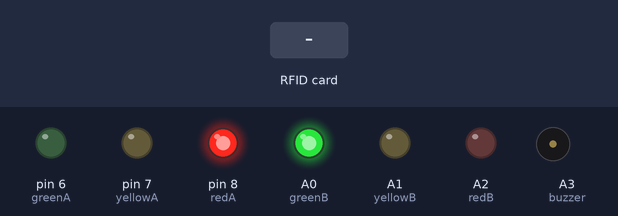
Recording of a sketch running on a simulated Arduino Uno, built with avr-gcc and run on an emulated ATmega328P. Shown: output pins drawn as LEDs (lit = HIGH), buzzer (waves = sounding, pin HIGH). The inputs (shaded band) are chosen by the test bench. Pins used as bus, display or sensor lines are not drawn; what the sketch prints to the serial monitor is not drawn.

Above: at 1.2 s.
1.3 s: RFID card 03 E2 F9 2E held to the reader
At 5.8 s:
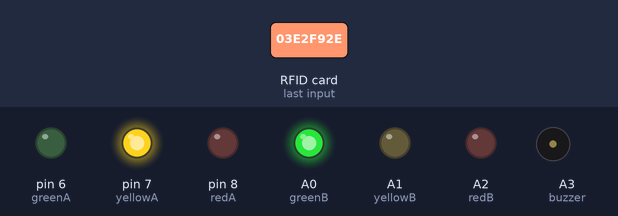
At 12.4 s:
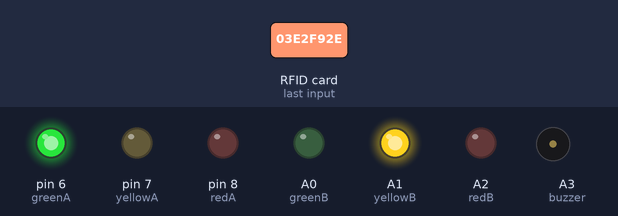
15.6 s: RFID card 03 E2 F9 2E held to the reader
At 21.7 s:
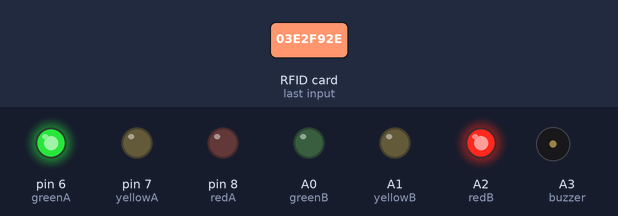
Timing chart, 0 to 39.0 s (numbered marks = the images above; inputs shaded):
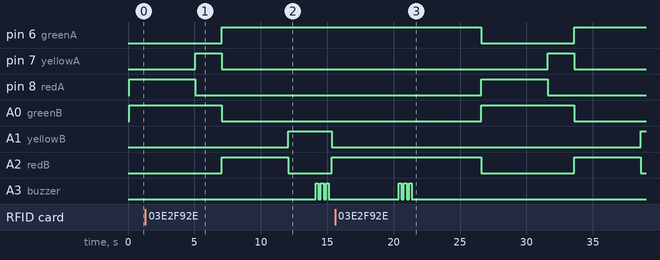

The sketch:

Traffic_AITM_Softmusk.ino
```cpp
#include <MFRC522.h>
#include <SPI.h>

// RFID Pins
#define SS_PIN 10
#define RST_PIN 9
MFRC522 rfid(SS_PIN, RST_PIN);
byte emergencyTag[4] = {0x3, 0xE2, 0xF9, 0x2E}; // Replace with actual UID

// Ultrasonic Lane A
#define trigA 2
#define echoA 3

// Ultrasonic Lane B
#define trigB 4
#define echoB 5

// Lane A LEDs
#define greenA 6
#define yellowA 7
#define redA 8

// Lane B LEDs
#define greenB A0
#define yellowB A1
#define redB A2

// Buzzer
#define buzzer A3

bool emergencyDetected = false;

void setup() {
  Serial.begin(9600);
  SPI.begin();
  rfid.PCD_Init();

  // Setup outputs
  pinMode(greenA, OUTPUT);
  pinMode(yellowA, OUTPUT);
  pinMode(redA, OUTPUT);
  pinMode(greenB, OUTPUT);
  pinMode(yellowB, OUTPUT);
  pinMode(redB, OUTPUT);
  pinMode(buzzer, OUTPUT);

  Serial.println("System Ready. Scan RFID to simulate emergency.");
}

void loop() {
  checkRFID();

  if (emergencyDetected) {
    Serial.println("Emergency Mode: Lane B GREEN priority.");
    buzz(3);
    setLights(false);  // Lane A RED
    setLights(true);   // Lane B GREEN
    delay(5000);
    emergencyDetected = false;
  } else {
    normalCycle();
  }
}

void checkRFID() {
  if (!rfid.PICC_IsNewCardPresent() || !rfid.PICC_ReadCardSerial())
    return;

  byte readUID[4];
  for (byte i = 0; i < 4; i++) {
    readUID[i] = rfid.uid.uidByte[i];
  }

  Serial.print("Scanned UID: ");
  for (byte i = 0; i < 4; i++) {
    Serial.print(readUID[i], HEX);
    Serial.print(" ");
  }
  Serial.println();

  if (memcmp(readUID, emergencyTag, 4) == 0) {
    Serial.println("✅ Emergency RFID detected.");
    emergencyDetected = true;
  } else {
    Serial.println("❌ Not an emergency tag.");
  }

  rfid.PICC_HaltA();
  rfid.PCD_StopCrypto1();
}

void normalCycle() {
  setLights(true);  // Lane A green
  setLights(false); // Lane B red
  delay(5000);

  yellowPhase(true);
  delay(2000);

  setLights(false); // Lane A red
  setLights(true);  // Lane B green
  delay(5000);

  yellowPhase(false);
  delay(2000);
}

void setLights(bool laneA) {
  if (laneA) {
    digitalWrite(greenA, HIGH);
    digitalWrite(yellowA, LOW);
    digitalWrite(redA, LOW);
    analogWrite(redB, 255);
    analogWrite(greenB, 0);
    analogWrite(yellowB, 0);
  } else {
    digitalWrite(greenA, LOW);
    digitalWrite(yellowA, LOW);
    digitalWrite(redA, HIGH);
    analogWrite(greenB, 255);
    analogWrite(yellowB, 0);
    analogWrite(redB, 0);
  }
}

void yellowPhase(bool laneA) {
  if (laneA) {
    digitalWrite(greenA, LOW);
    digitalWrite(yellowA, HIGH);
    digitalWrite(redA, LOW);
  } else {
    analogWrite(greenB, 0);
    analogWrite(yellowB, 255);
    analogWrite(redB, 0);
  }
}

void buzz(int times) {
  Serial.println("Buzzing...");
  for (int i = 0; i < times; i++) {
    digitalWrite(buzzer, HIGH);
    delay(200);
    digitalWrite(buzzer, LOW);
    delay(200);
  }
}
```

Measured:
- after the input at 1.3 s, pin 6 (greenA): goes on until 7.1 s, then stays HIGH; pin 8 (redA): goes on until 5.1 s, then stays LOW; A0 (greenB): goes on until 7.1 s, then stays LOW; A3 (buzzer): alternates HIGH for 0.20 s and LOW for 0.20 s, starting after 12.8 s
- after the input at 15.6 s, A3 (buzzer): alternates HIGH for 0.20 s and LOW for 0.20 s, 6 changes in all, then stays LOW, starting after 4.8 s
